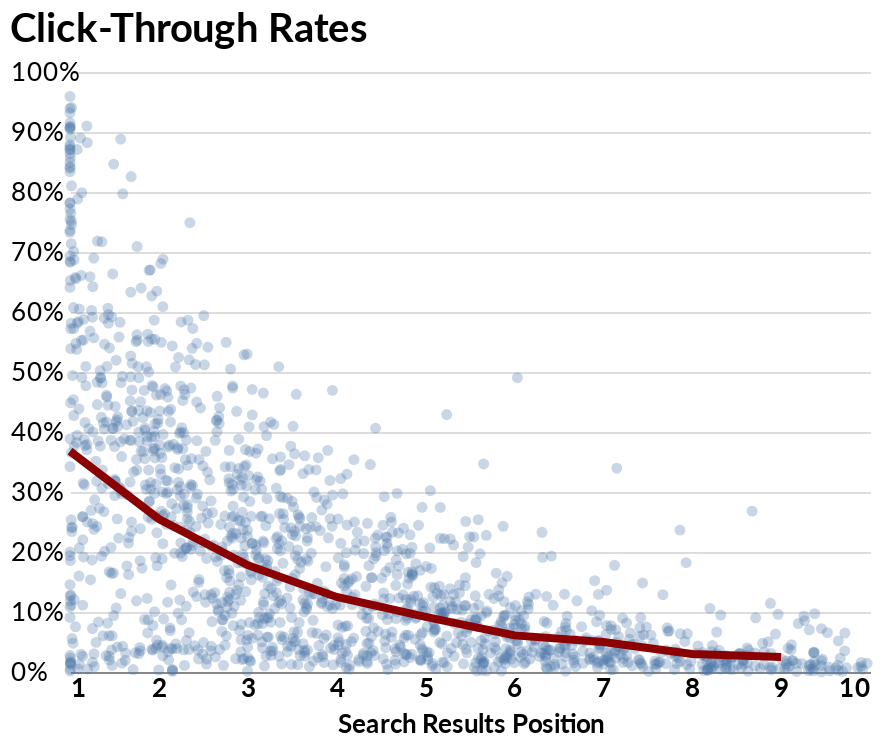

Notebook code cell kept with this figure:
### Code cell
base = alt.Chart(filtered).encode(
x=alt.X('position', title='Search Results Position', scale=alt.Scale(zero=False)),
y=alt.Y('ctr', title=None, axis=alt.Axis(format='.0%')))

points = base.mark_circle(opacity=.3)

line = alt.Chart(line_df).mark_line(size=4, color='darkred').encode(
x=alt.X('position', scale=alt.Scale(zero=False)),
y=alt.Y('avg_ctr', title='Based on Search Results Position'))

points_line = (points + line).properties(title='Click-Through Rates', width=400)
points_line

### Figure 1 — Vega-Lite specification as saved in the notebook (floating-point values rounded to 4 significant figures; data arrays with more than 128 entries replaced by an {"elided": "..."} marker saying what was removed)
{"$schema": "https://vega.github.io/schema/vega-lite/v3.4.0.json", "background": "white", "config": {"axisX": {"grid": false, "labelAngle": 0, "labelFont": "Lato", "labelFontSize": 13, "labelFontWeight": "bold", "ticks": false, "titleFont": "Lato", "titleFontSize": 13, "titleY": 20}, "axisY": {"domainWidth": 0, "labelAlign": "left", "labelFont": "Lato", "labelFontSize": 13, "labelLimit": 100, "labelPadding": 30, "ticks": false, "titleAlign": "left", "titleAngle": 0, "titleFont": "Lato", "titleFontSize": 13, "titleX": -30, "titleY": -20}, "title": {"anchor": "start", "font": "Lato", "fontSize": 20, "offset": 5}, "view": {"strokeOpacity": 0}}, "datasets": {"data-991f457d461c11966050656cb9d9b78e": [{"avg_ctr": 0.368, "position": 1}, {"avg_ctr": 0.255, "position": 2}, {"avg_ctr": 0.178, "position": 3}, {"avg_ctr": 0.125, "position": 4}, {"avg_ctr": 0.092, "position": 5}, {"avg_ctr": 0.061, "position": 6}, {"avg_ctr": 0.05, "position": 7}, {"avg_ctr": 0.03, "position": 8}, {"avg_ctr": 0.025, "position": 9}], "data-c1b2a677962be895723f7b3607bc6e40": {"elided": "1487 records"}}, "height": 300, "layer": [{"data": {"name": "data-c1b2a677962be895723f7b3607bc6e40"}, "encoding": {"x": {"field": "position", "scale": {"zero": false}, "title": "Search Results Position", "type": "quantitative"}, "y": {"axis": {"format": ".0%"}, "field": "ctr", "title": null, "type": "quantitative"}}, "mark": {"opacity": 0.3, "type": "circle"}}, {"data": {"name": "data-991f457d461c11966050656cb9d9b78e"}, "encoding": {"x": {"field": "position", "scale": {"zero": false}, "type": "quantitative"}, "y": {"field": "avg_ctr", "title": "Based on Search Results Position", "type": "quantitative"}}, "mark": {"color": "darkred", "size": 4, "type": "line"}}], "title": "Click-Through Rates", "width": 400}
